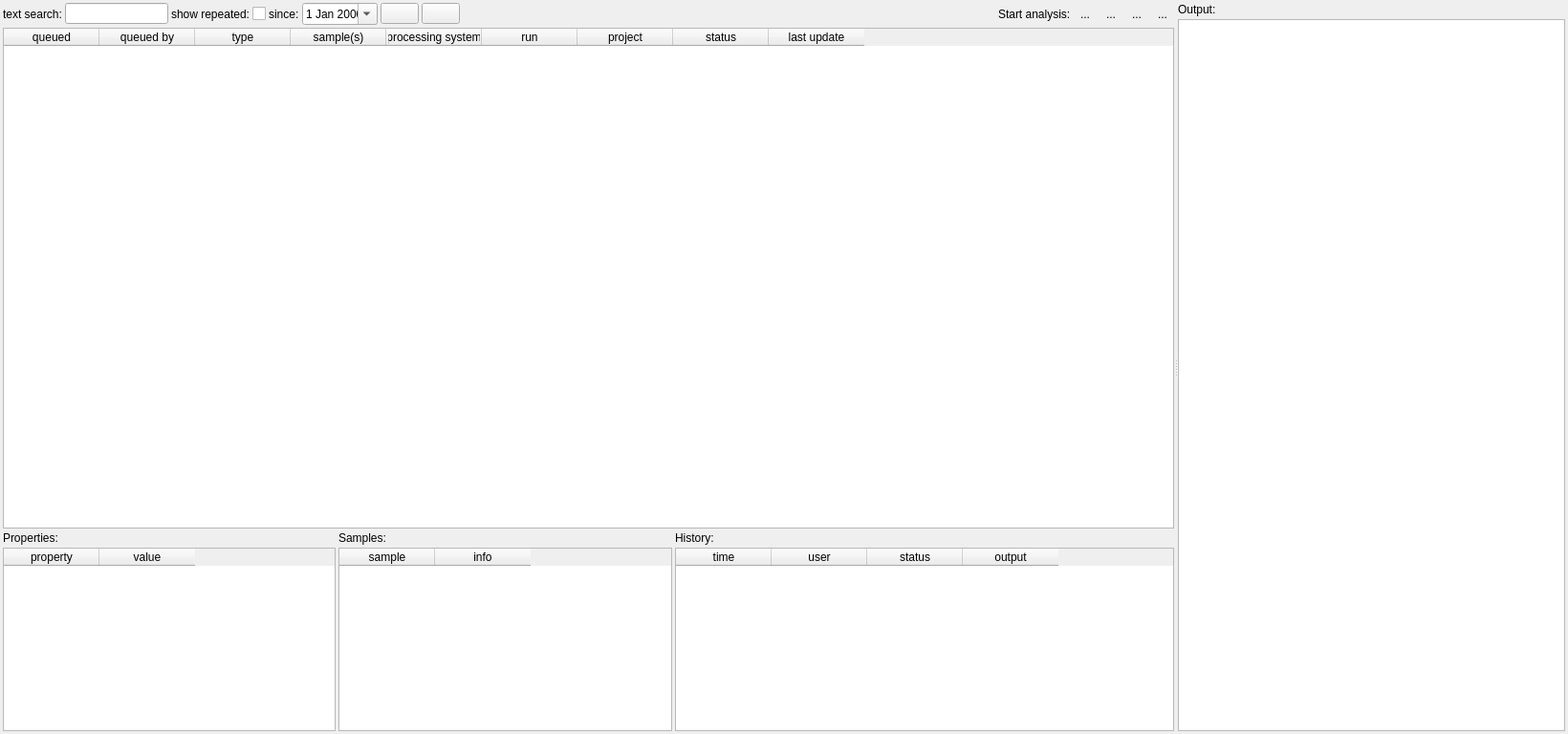
<?xml version="1.0" encoding="UTF-8"?>
<ui version="4.0">
 <class>AnalysisStatusWidget</class>
 <widget class="QWidget" name="AnalysisStatusWidget">
  <property name="geometry">
   <rect>
    <x>0</x>
    <y>0</y>
    <width>1640</width>
    <height>768</height>
   </rect>
  </property>
  <property name="minimumSize">
   <size>
    <width>1000</width>
    <height>600</height>
   </size>
  </property>
  <layout class="QVBoxLayout" name="verticalLayout">
   <property name="spacing">
    <number>3</number>
   </property>
   <property name="leftMargin">
    <number>3</number>
   </property>
   <property name="topMargin">
    <number>3</number>
   </property>
   <property name="rightMargin">
    <number>3</number>
   </property>
   <property name="bottomMargin">
    <number>3</number>
   </property>
   <item>
    <widget class="QSplitter" name="splitter">
     <property name="orientation">
      <enum>Qt::Horizontal</enum>
     </property>
     <property name="childrenCollapsible">
      <bool>false</bool>
     </property>
     <widget class="QWidget" name="layoutWidget">
      <layout class="QGridLayout" name="gridLayout" columnstretch="2,2,3">
       <property name="spacing">
        <number>3</number>
       </property>
       <item row="0" column="0" colspan="3">
        <layout class="QHBoxLayout" name="horizontalLayout">
         <property name="spacing">
          <number>3</number>
         </property>
         <item>
          <widget class="QLabel" name="label_2">
           <property name="toolTip">
            <string>Text search over all columns.</string>
           </property>
           <property name="text">
            <string>text search:</string>
           </property>
          </widget>
         </item>
         <item>
          <widget class="QLineEdit" name="f_text">
           <property name="sizePolicy">
            <sizepolicy hsizetype="Fixed" vsizetype="Fixed">
             <horstretch>0</horstretch>
             <verstretch>0</verstretch>
            </sizepolicy>
           </property>
           <property name="clearButtonEnabled">
            <bool>false</bool>
           </property>
          </widget>
         </item>
         <item>
          <widget class="QLabel" name="label_5">
           <property name="text">
            <string>show repeated:</string>
           </property>
          </widget>
         </item>
         <item>
          <widget class="QCheckBox" name="f_repeated">
           <property name="text">
            <string/>
           </property>
          </widget>
         </item>
         <item>
          <widget class="QLabel" name="label_4">
           <property name="text">
            <string>since:</string>
           </property>
          </widget>
         </item>
         <item>
          <widget class="QDateEdit" name="f_date">
           <property name="buttonSymbols">
            <enum>QAbstractSpinBox::NoButtons</enum>
           </property>
           <property name="calendarPopup">
            <bool>true</bool>
           </property>
          </widget>
         </item>
         <item>
          <widget class="QPushButton" name="refresh">
           <property name="focusPolicy">
            <enum>Qt::NoFocus</enum>
           </property>
           <property name="toolTip">
            <string>&lt;html&gt;&lt;head/&gt;&lt;body&gt;&lt;p&gt;Refresh analysis status taking filter options into account.&lt;/p&gt;&lt;/body&gt;&lt;/html&gt;</string>
           </property>
           <property name="text">
            <string/>
           </property>
           <property name="icon">
            <iconset resource="GSvar.qrc">
             <normaloff>:/Icons/Refresh.png</normaloff>:/Icons/Refresh.png</iconset>
           </property>
           <property name="shortcut">
            <string>F5</string>
           </property>
          </widget>
         </item>
         <item>
          <widget class="QPushButton" name="copy_btn">
           <property name="focusPolicy">
            <enum>Qt::NoFocus</enum>
           </property>
           <property name="toolTip">
            <string>Copy analysis data to clipboard.</string>
           </property>
           <property name="text">
            <string/>
           </property>
           <property name="icon">
            <iconset resource="GSvar.qrc">
             <normaloff>:/Icons/CopyClipboard.png</normaloff>:/Icons/CopyClipboard.png</iconset>
           </property>
          </widget>
         </item>
         <item>
          <spacer name="horizontalSpacer">
           <property name="orientation">
            <enum>Qt::Horizontal</enum>
           </property>
           <property name="sizeHint" stdset="0">
            <size>
             <width>40</width>
             <height>20</height>
            </size>
           </property>
          </spacer>
         </item>
         <item>
          <widget class="QLabel" name="label">
           <property name="text">
            <string>Start analysis:</string>
           </property>
          </widget>
         </item>
         <item>
          <widget class="QToolButton" name="analysisSingle">
           <property name="toolTip">
            <string>&lt;html&gt;&lt;head/&gt;&lt;body&gt;&lt;p&gt;Start a single sample analysis.&lt;/p&gt;&lt;/body&gt;&lt;/html&gt;</string>
           </property>
           <property name="text">
            <string>...</string>
           </property>
           <property name="icon">
            <iconset resource="GSvar.qrc">
             <normaloff>:/Icons/SingleSample.png</normaloff>:/Icons/SingleSample.png</iconset>
           </property>
           <property name="iconSize">
            <size>
             <width>16</width>
             <height>16</height>
            </size>
           </property>
           <property name="autoRaise">
            <bool>true</bool>
           </property>
          </widget>
         </item>
         <item>
          <widget class="QToolButton" name="analysisTrio">
           <property name="toolTip">
            <string>&lt;html&gt;&lt;head/&gt;&lt;body&gt;&lt;p&gt;Start a trio analysis (child is the index).&lt;/p&gt;&lt;/body&gt;&lt;/html&gt;</string>
           </property>
           <property name="text">
            <string>...</string>
           </property>
           <property name="icon">
            <iconset resource="GSvar.qrc">
             <normaloff>:/Icons/Trio.png</normaloff>:/Icons/Trio.png</iconset>
           </property>
           <property name="iconSize">
            <size>
             <width>16</width>
             <height>16</height>
            </size>
           </property>
           <property name="autoRaise">
            <bool>true</bool>
           </property>
          </widget>
         </item>
         <item>
          <widget class="QToolButton" name="analysisMulti">
           <property name="toolTip">
            <string>&lt;html&gt;&lt;head/&gt;&lt;body&gt;&lt;p&gt;Start a multi-sample analysis (affected vs. unaffected).&lt;/p&gt;&lt;/body&gt;&lt;/html&gt;</string>
           </property>
           <property name="text">
            <string>...</string>
           </property>
           <property name="icon">
            <iconset resource="GSvar.qrc">
             <normaloff>:/Icons/MultiSample.png</normaloff>:/Icons/MultiSample.png</iconset>
           </property>
           <property name="iconSize">
            <size>
             <width>16</width>
             <height>16</height>
            </size>
           </property>
           <property name="autoRaise">
            <bool>true</bool>
           </property>
          </widget>
         </item>
         <item>
          <widget class="QToolButton" name="analysisSomatic">
           <property name="toolTip">
            <string>&lt;html&gt;&lt;head/&gt;&lt;body&gt;&lt;p&gt;Start a somatic tumor-normal pair analysis.&lt;/p&gt;&lt;/body&gt;&lt;/html&gt;</string>
           </property>
           <property name="text">
            <string>...</string>
           </property>
           <property name="icon">
            <iconset resource="GSvar.qrc">
             <normaloff>:/Icons/Somatic.png</normaloff>:/Icons/Somatic.png</iconset>
           </property>
           <property name="iconSize">
            <size>
             <width>16</width>
             <height>16</height>
            </size>
           </property>
           <property name="autoRaise">
            <bool>true</bool>
           </property>
          </widget>
         </item>
        </layout>
       </item>
       <item row="1" column="0" colspan="3">
        <widget class="QTableWidget" name="analyses">
         <property name="minimumSize">
          <size>
           <width>0</width>
           <height>400</height>
          </size>
         </property>
         <property name="contextMenuPolicy">
          <enum>Qt::CustomContextMenu</enum>
         </property>
         <property name="frameShadow">
          <enum>QFrame::Sunken</enum>
         </property>
         <property name="selectionMode">
          <enum>QAbstractItemView::ExtendedSelection</enum>
         </property>
         <property name="selectionBehavior">
          <enum>QAbstractItemView::SelectRows</enum>
         </property>
         <property name="gridStyle">
          <enum>Qt::SolidLine</enum>
         </property>
         <property name="wordWrap">
          <bool>false</bool>
         </property>
         <attribute name="verticalHeaderVisible">
          <bool>true</bool>
         </attribute>
         <column>
          <property name="text">
           <string>queued</string>
          </property>
         </column>
         <column>
          <property name="text">
           <string>queued by</string>
          </property>
         </column>
         <column>
          <property name="text">
           <string>type</string>
          </property>
         </column>
         <column>
          <property name="text">
           <string>sample(s)</string>
          </property>
         </column>
         <column>
          <property name="text">
           <string>processing system</string>
          </property>
         </column>
         <column>
          <property name="text">
           <string>run</string>
          </property>
         </column>
         <column>
          <property name="text">
           <string>project</string>
          </property>
         </column>
         <column>
          <property name="text">
           <string>status</string>
          </property>
         </column>
         <column>
          <property name="text">
           <string>last update</string>
          </property>
         </column>
        </widget>
       </item>
       <item row="2" column="0">
        <widget class="QLabel" name="label_8">
         <property name="text">
          <string>Properties:</string>
         </property>
        </widget>
       </item>
       <item row="2" column="1">
        <widget class="QLabel" name="label_7">
         <property name="text">
          <string>Samples:</string>
         </property>
        </widget>
       </item>
       <item row="2" column="2">
        <widget class="QLabel" name="label_6">
         <property name="text">
          <string>History:</string>
         </property>
        </widget>
       </item>
       <item row="3" column="0">
        <widget class="QTableWidget" name="properties">
         <property name="sizePolicy">
          <sizepolicy hsizetype="Expanding" vsizetype="Preferred">
           <horstretch>0</horstretch>
           <verstretch>0</verstretch>
          </sizepolicy>
         </property>
         <property name="maximumSize">
          <size>
           <width>16777215</width>
           <height>16777215</height>
          </size>
         </property>
         <property name="selectionMode">
          <enum>QAbstractItemView::SingleSelection</enum>
         </property>
         <property name="wordWrap">
          <bool>false</bool>
         </property>
         <attribute name="verticalHeaderVisible">
          <bool>false</bool>
         </attribute>
         <column>
          <property name="text">
           <string>property</string>
          </property>
         </column>
         <column>
          <property name="text">
           <string>value</string>
          </property>
         </column>
        </widget>
       </item>
       <item row="3" column="1">
        <widget class="QTableWidget" name="samples">
         <property name="sizePolicy">
          <sizepolicy hsizetype="Expanding" vsizetype="Preferred">
           <horstretch>0</horstretch>
           <verstretch>0</verstretch>
          </sizepolicy>
         </property>
         <property name="maximumSize">
          <size>
           <width>16777215</width>
           <height>16777215</height>
          </size>
         </property>
         <property name="selectionMode">
          <enum>QAbstractItemView::SingleSelection</enum>
         </property>
         <property name="selectionBehavior">
          <enum>QAbstractItemView::SelectItems</enum>
         </property>
         <property name="wordWrap">
          <bool>false</bool>
         </property>
         <attribute name="verticalHeaderVisible">
          <bool>false</bool>
         </attribute>
         <column>
          <property name="text">
           <string>sample</string>
          </property>
         </column>
         <column>
          <property name="text">
           <string>info</string>
          </property>
         </column>
        </widget>
       </item>
       <item row="3" column="2">
        <widget class="QTableWidget" name="history">
         <property name="sizePolicy">
          <sizepolicy hsizetype="Expanding" vsizetype="Preferred">
           <horstretch>0</horstretch>
           <verstretch>0</verstretch>
          </sizepolicy>
         </property>
         <property name="maximumSize">
          <size>
           <width>16777215</width>
           <height>16777215</height>
          </size>
         </property>
         <property name="selectionMode">
          <enum>QAbstractItemView::SingleSelection</enum>
         </property>
         <property name="selectionBehavior">
          <enum>QAbstractItemView::SelectItems</enum>
         </property>
         <property name="wordWrap">
          <bool>false</bool>
         </property>
         <attribute name="verticalHeaderVisible">
          <bool>false</bool>
         </attribute>
         <column>
          <property name="text">
           <string>time</string>
          </property>
         </column>
         <column>
          <property name="text">
           <string>user</string>
          </property>
         </column>
         <column>
          <property name="text">
           <string>status</string>
          </property>
         </column>
         <column>
          <property name="text">
           <string>output</string>
          </property>
         </column>
        </widget>
       </item>
      </layout>
     </widget>
     <widget class="QWidget" name="layoutWidget1">
      <layout class="QVBoxLayout" name="verticalLayout_2">
       <property name="spacing">
        <number>3</number>
       </property>
       <item>
        <widget class="QLabel" name="label_3">
         <property name="text">
          <string>Output:</string>
         </property>
        </widget>
       </item>
       <item>
        <widget class="QTextEdit" name="output">
         <property name="minimumSize">
          <size>
           <width>0</width>
           <height>0</height>
          </size>
         </property>
         <property name="readOnly">
          <bool>true</bool>
         </property>
        </widget>
       </item>
      </layout>
     </widget>
    </widget>
   </item>
  </layout>
 </widget>
 <resources>
  <include location="GSvar.qrc"/>
 </resources>
 <connections>
  <connection>
   <sender>f_repeated</sender>
   <signal>stateChanged(int)</signal>
   <receiver>refresh</receiver>
   <slot>animateClick()</slot>
   <hints>
    <hint type="sourcelabel">
     <x>299</x>
     <y>21</y>
    </hint>
    <hint type="destinationlabel">
     <x>451</x>
     <y>18</y>
    </hint>
   </hints>
  </connection>
  <connection>
   <sender>f_date</sender>
   <signal>dateChanged(QDate)</signal>
   <receiver>refresh</receiver>
   <slot>animateClick()</slot>
   <hints>
    <hint type="sourcelabel">
     <x>418</x>
     <y>20</y>
    </hint>
    <hint type="destinationlabel">
     <x>451</x>
     <y>18</y>
    </hint>
   </hints>
  </connection>
 </connections>
</ui>
